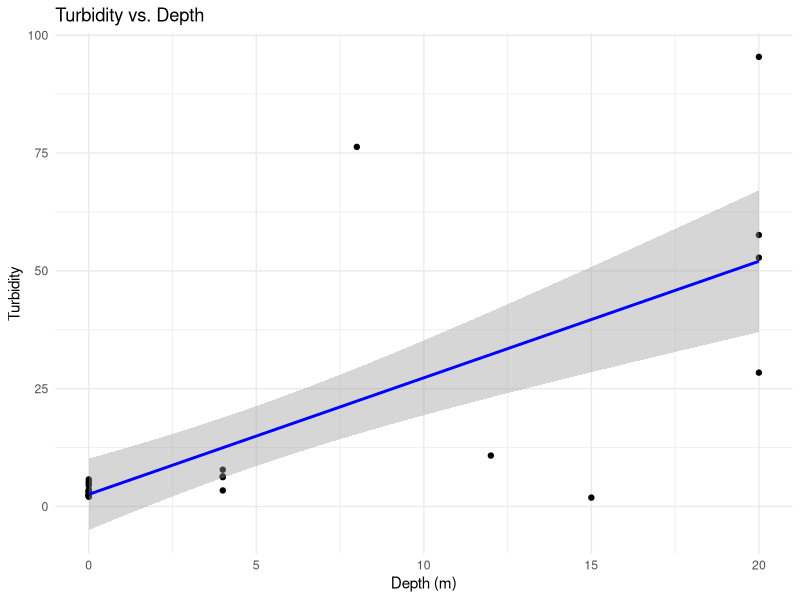
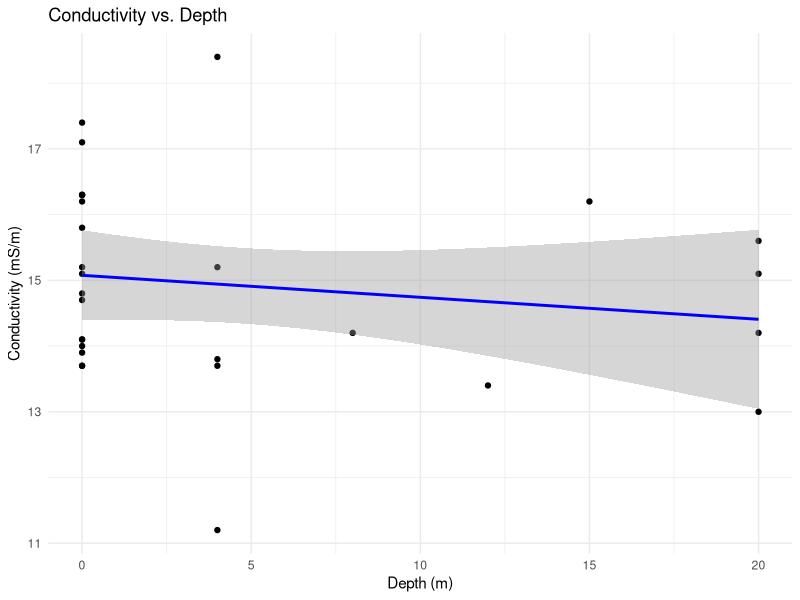
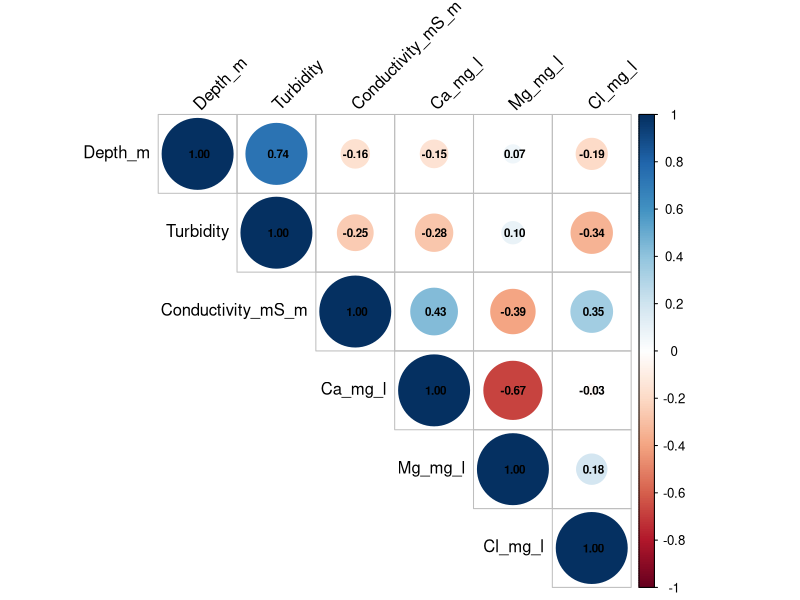
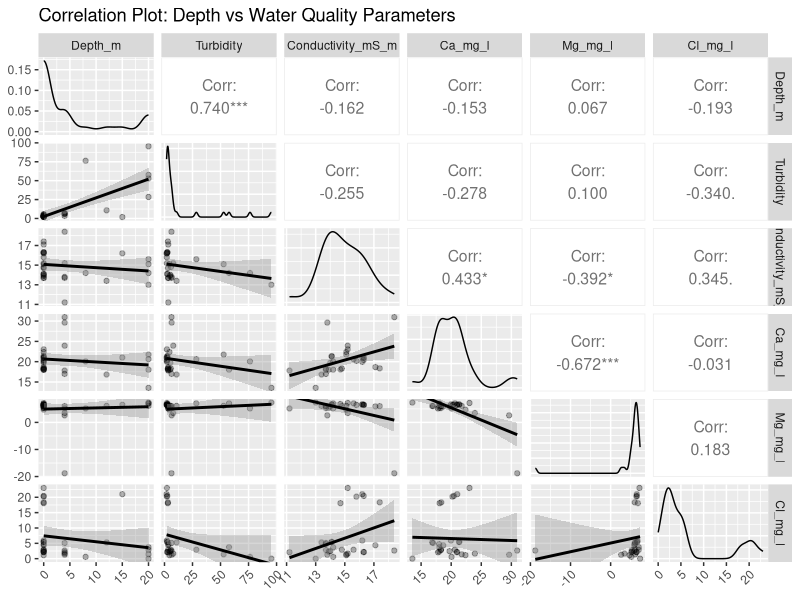

These figures' R source, in order:
#Written by Tsitso Mafantiri using Manus and ChatGPT
# Sample Data (manually transcribed from image)
# Please replace this with your full dataset loaded from a CSV or Excel file
# Example: data <- read.csv("your_data.csv")

data <- data.frame(
  Longitude = c(27.82695, 27.82695, 27.82695, 27.82695, 27.82695, 27.82695, 27.82695, 27.82695, 27.82695, 27.82695, 27.82695, 27.82695, 27.82695, 27.82695, 27.82695, 27.82695, 27.82695, 27.82695, 27.82695, 27.82695, 27.82695, 27.82695, 27.82695, 27.82695, 27.80678, 27.80678, 27.80678, 27.80678, 27.80678),
  Latitude = c(-29.3179, -29.3179, -29.3179, -29.3179, -29.3179, -29.3179, -29.3179, -29.3179, -29.3179, -29.3179, -29.3179, -29.3179, -29.3179, -29.3179, -29.3179, -29.3179, -29.3179, -29.3179, -29.3179, -29.3179, -29.3179, -29.3179, -29.3179, -29.3179, -29.3246, -29.3246, -29.3246, -29.3246, -29.3246),
  Dates = as.Date(c("2018-04-20", "2018-05-24", "2018-06-28", "2018-07-30", "2018-07-30", "2018-08-24", "2020-09-01", "2020-09-01", "2020-09-01", "2020-09-01", "2020-01-30", "2020-01-30", "2020-01-30", "2020-02-21", "2020-02-21", "2020-02-21", "2020-03-26", "2020-03-26", "2020-03-26", "2022-12-01", "2022-12-01", "2022-12-01", "2018-04-20", "2018-04-20", "2018-04-20", "2018-05-24", "2018-06-28", "2018-07-30", "2018-07-30")),
  Sample_ID = c(4, 4, 4, 4, 4, 4, 4, 4, 4, 4, 4, 4, 4, 4, 4, 4, 4, 4, 4, 4, 4, 4, 3, 3, 3, 3, 3, 3, 3),
  Depth_m = c(0, 0, 0, 0, 0, 15, 0, 4, 12, 20, 0, 4, 20, 0, 4, 20, 0, 4, 20, 0, 4, 8, 0, 0, 0, 0, 0, 0, 0),
  Turbidity = c(2.14, 3.02, 2.08, 3.08, 2.48, 1.88, 5.74, 6.22, 10.8, 57.6, 5.25, 6.38, 52.8, 3.52, 6.31, 28.4, 3.17, 3.4, 95.4, 4.42, 7.8, 76.3, 2.48, 2.48, 4.89, 2.17, 3.34, 2.48, 2.48),
  Conductivity_mS_m = c(15.2, 14.7, 15.8, 17.4, 16.3, 16.2, 14.8, 18.4, 13.4, 14.2, 14, 13.8, 15.1, 13.7, 13.7, 15.6, 13.7, 11.2, 13, 15.1, 15.2, 14.2, 14.1, 14.1, 13.9, 16.2, 17.1, 16.3, 16.3),
  Ca_mg_l = c(23.04, 18.08, 20.21, 18.35, 20.44, 21.01, 18.3, 30.97, 16.84, 18.03, 19.73, 29.63, 21.75, 17.99, 16.99, 20.62, 18.29, 17.81, 13.55, 22.37, 23.94, 20.06, 21.33, 21.33, 18.03, 19.96, 18.67, 20.95, 20.95),
  Mg_mg_l = c(7.18, 6.8, 6.45, 6.01, 6.51, 6.52, 6.07, -18.79, 6.09, 7.02, 5.83, 2.61, 6.11, 5.97, 6.03, 7.03, 5.29, 5.15, 7.34, 4.7, 3.47, 5.16, 6.61, 6.61, 5.39, 6.68, 5.9, 6.45, 6.45),
  Cl_mg_l = c(23.04, 18.08, 20.21, 18.35, 20.44, 21.01, 2.9, 2.64, 5.31, 3.73, 2.45, 1.27, 1.42, 4.74, 5.11, 2.91, 2.83, 2.09, 0, 1.14, 1.66, 0.59, 5.45, 5.45, 2.34, 5.92, 4.38, 2.15, 2.15),
  NO2_N_mg_l = c(1.3, 1, 0.7, 1.1, 1.5, 1.6, 0.004, 0.006, NA, NA, 0.009, 0.01, 0.036, 0.002, 0.005, 0.021, 0.002, 0.03, NA, 1.4, 1.8, NA, NA, NA, NA, NA, NA, NA, NA),
  NO3_N_mg_l = c(NA, NA, NA, NA, NA, NA, NA, NA, NA, NA, NA, NA, NA, NA, NA, NA, NA, NA, NA, 6.2, 7.97, NA, NA, NA, NA, NA, NA, NA, NA),
  NO3 = c(5.76, 4.43, 3.1, 4.87, 6.64, 7.08, NA, NA, NA, NA, NA, NA, NA, NA, NA, NA, NA, NA, NA, NA, NA, NA, NA, NA, NA, NA, NA, NA, NA),
  SO4 = c(NA, NA, NA, NA, NA, NA, NA, NA, NA, NA, NA, NA, NA, NA, NA, NA, NA, NA, NA, 27.44, 35.28, NA, NA, NA, NA, NA, NA, NA, NA)
)

# Display the structure of the data frame
str(data)

# Summary statistics
summary(data)

# Load necessary libraries for plotting and statistical analysis
# install.packages("ggplot2") # Uncomment and run if you don't have ggplot2
# install.packages("ggpubr") # Uncomment and run if you don't have ggpubr
library(ggplot2)
library(ggpubr)
library(corrplot)

# --- Scatter Plots with Trend Lines (Depth vs. each water quality parameter) ---

# Example: Turbidity vs. Depth
plot_turbidity_depth <- ggplot(data, aes(x = Depth_m, y = Turbidity)) +
  geom_point() +
  geom_smooth(method = "lm", col = "blue") + # Add linear trend line
  labs(title = "Turbidity vs. Depth",
       x = "Depth (m)",
       y = "Turbidity") +
  theme_minimal()
print(plot_turbidity_depth)

# Example: Conductivity vs. Depth
plot_conductivity_depth <- ggplot(data, aes(x = Depth_m, y = Conductivity_mS_m)) +
  geom_point() +
  geom_smooth(method = "lm", col = "blue") +
  labs(title = "Conductivity vs. Depth",
       x = "Depth (m)",
       y = "Conductivity (mS/m)") +
  theme_minimal()
print(plot_conductivity_depth)

# You can repeat the above code for other water quality parameters (Ca, Mg, Cl, NO2-N, NO3-N, NO3, SO4)

# --- Pearson Correlation Coefficient (Depth vs. water quality parameters) ---

# Select relevant columns for correlation analysis
correlation_data <- data[, c("Depth_m", "Turbidity", "Conductivity_mS_m", "Ca_mg_l", "Mg_mg_l", "Cl_mg_l")]

# Calculate Pearson correlation matrix
correlation_matrix <- cor(correlation_data, use = "pairwise.complete.obs", method = "pearson")
print(correlation_matrix)

# Visualize the correlation matrix as a heatmap
corrplot(correlation_matrix, method = "circle", type = "upper", tl.col = "black", tl.srt = 45, addCoef.col = "black", number.cex = 0.7)

# Example: Correlation between Depth and Turbidity
cor_depth_turbidity <- cor(data$Depth_m, data$Turbidity, use = "pairwise.complete.obs", method = "pearson")
cat("Pearson correlation between Depth and Turbidity:", cor_depth_turbidity, "\n")

# --- Regression Analysis (Depth vs. water quality parameters) ---

# Example: Linear regression of Turbidity on Depth
model_turbidity <- lm(Turbidity ~ Depth_m, data = data)
summary(model_turbidity)

# Example: Linear regression of Conductivity on Depth
model_conductivity <- lm(Conductivity_mS_m ~ Depth_m, data = data)
summary(model_conductivity)

# You can repeat the above code for other water quality parameters

# --- ANOVA (Analysis of Variance) ---
# To perform ANOVA, we need a categorical variable for 'high versus low sediment deposition'.
# Please provide clarification on how this variable is defined in your dataset.
# For example, if you have a column named 'Sediment_Deposition_Category' with values 'High' and 'Low':
# aov_result <- aov(Water_Quality_Parameter ~ Sediment_Deposition_Category, data = data)
# summary(aov_result)

# --- Comparison with Water Quality Standards ---
# To compare with South African (SA) and WHO water quality standards, please provide these standards.
# Once provided, you can add code here to filter and flag data points that exceed the standards.
# Example (conceptual):
# sa_drinking_turbidity_limit <- 5 # Example limit
# data$Exceeds_SA_Turbidity <- ifelse(data$Turbidity > sa_drinking_turbidity_limit, TRUE, FALSE)
# print(data[data$Exceeds_SA_Turbidity == TRUE, c("Dates", "Depth_m", "Turbidity", "Exceeds_SA_Turbidity")])


# Install GGally if not already installed
# install.packages("GGally")

library(GGally)

# Select Depth and other numeric water quality parameters
correlation_data <- data[, c("Depth_m", "Turbidity", "Conductivity_mS_m", "Ca_mg_l", "Mg_mg_l", "Cl_mg_l")] #You may comment this line as it is similar to line 63

# Remove rows with any NA values in selected columns
correlation_data <- na.omit(correlation_data)

# Create the pairwise correlation plot (scatterplot matrix)
ggpairs(
  correlation_data,
  title = "Correlation Plot: Depth vs Water Quality Parameters",
  upper = list(continuous = wrap("cor", size = 4)),
  lower = list(continuous = wrap("smooth", alpha = 0.3)),
  diag = list(continuous = wrap("densityDiag"))
) + theme(
  axis.text.x = element_text(angle = 45, hjust = 1)
)
  # Citattions of R packages
citation("ggplot2")
citation("corrplot")
citation("ggpubr")
citation("GGally")
